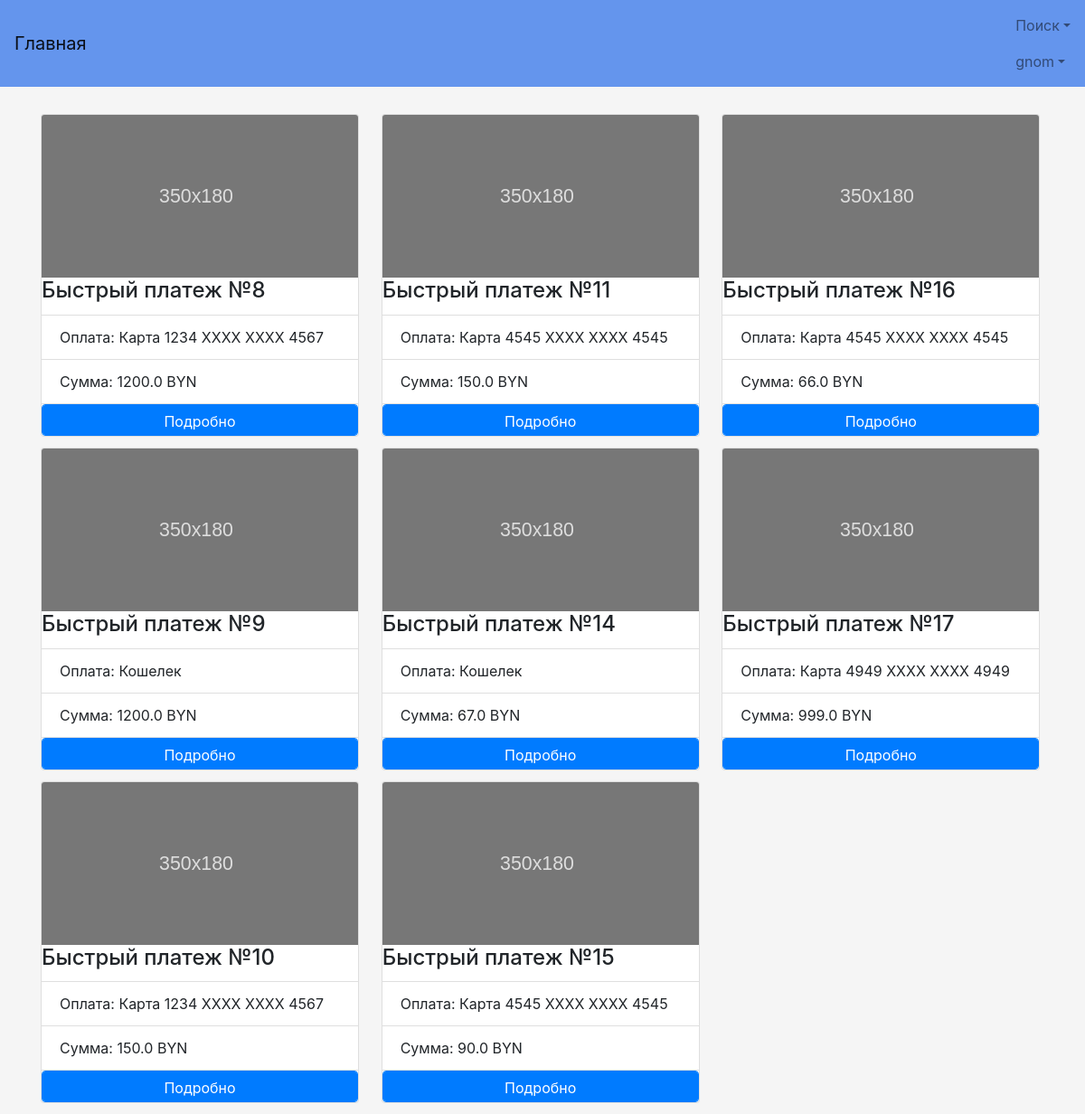
Screenshot of /profile/quickpayment (signed in) with the database file from the repository.
### TOFI/models.py (models this page shows, shortened)
class MyUser(AbstractBaseUser):
    username = models.CharField(verbose_name='Логин', max_length=50, unique=True)
    password = models.CharField(verbose_name='Пароль', max_length=50)
    name = models.CharField(verbose_name='Имя', max_length=50)
    surname = models.CharField(verbose_name='Фамилия', max_length=50)
    last_name = models.CharField(verbose_name='Отчество', max_length=50)
    age = models.IntegerField(verbose_name='Возраст')
    passport_id = models.CharField(verbose_name='Номер паспорта', max_length=50)
    phone = models.CharField(verbose_name='Телефон', max_length=50)
    address = models.CharField(verbose_name='Адрес', max_length=50)
    email = models.CharField(verbose_name='Электронная почта', max_length=50, unique=True)
    taxpayer_account_number = models.IntegerField(verbose_name='УНН', null=True)
    license_field = models.CharField(verbose_name='Лицензия', max_length=50, null=True)
    ie = models.BooleanField(verbose_name='ИП', default=False)
    balance = models.FloatField(verbose_name='', default=0)
    user_card_id = models.ManyToManyField(UserCard, default=None)
    objects = MyUserManager()
    USERNAME_FIELD = 'username'
    REQUIRED_FIELDS = ['name', 'surname', 'last_name', 'age', 'passport_id', 'phone', 'address', 'email', 'ie']
    is_active = models.BooleanField(default=True)
    reason_block = models.CharField(max_length=100, null=True)
    is_admin = models.BooleanField(default=False)
    is_moder = models.BooleanField(default=False)
    wrong_password_number = models.IntegerField(default=0)

class QuickPayment(models.Model):
    username = models.ForeignKey(MyUser)
    rent = models.ForeignKey(DoneRent)
    user_payment = models.CharField(max_length=50, default=None)
    amount = models.FloatField(default=None)

### user_profile/views.py (the view)
# urls.py: url(r'quickpayment', views.quick_payment, name='QuickPayment'),
def quick_payment(request):
    if request.method == 'GET':
        list_payments = list()
        payments = models.QuickPayment.objects.filter(username=request.user)
        for i in payments:
            try:
                list_payments.append(i)
            except:
                continue
        context = {'payments': list_payments}
        try:
            if request.GET['type'] == 'addautopayment':
                context.update({'addautopayment': True})
            else:
                context.update({'addautopayment': False})
        except:
            context.update({'addautopayment': False})
        return render(request, 'Profile/QuickPayment.html', context)

### TOFI/templatetags/filter_extra.py (called while the page is built)
def card_num_beautify(arg):
    if type(arg) == str and not arg == 'Кошелек':
        return 'Карта ' + arg[:4] + ' XXXX XXXX ' + arg[-4:]
    else:
        return arg

### TOFI/templates/Profile/QuickPayment.html (shortened to what this page needs)
{% extends "base.html" %}
{% block content %}
    {% load filter_extra %}
    {% if payments %}
        <div class="card-columns">
            {% for i in payments %}
                <div class="card " style="max-width: 22rem;">
                    <img class="card-img-top" src="/static/img/placeholder.svg" alt="Card image cap">
                    <div class="card-block">
                        <h4 class="card-title">Быстрый платеж №{{ i.id }}</h4>
                    </div>
                    <ul class="list-group list-group-flush">
                        <li class="list-group-item">Оплата: {{ i.user_payment|card_num_beautify }}</li>
                        <li class="list-group-item">Сумма: {{ i.amount }} BYN</li>
                    </ul>
                    <div class="card-block">
                        {% if addautopayment %}
                            <button onclick="func({{ i.id }})" class="btn btn-primary btn-block">Выбрать</button>
                        {% else %}
                            <form action="payment_info/{{ i.id }}">
                                <input type="submit" class="btn btn-primary btn-block" value="Подробно">
                            </form>
                        {% endif %}
                    </div>
                    </div>
                {% endfor %}
        </div>
    {% else %}
        <div class="center">Быстрых платежей нет</div>
    {% endif %}
{% endblock %}

### TOFI/templates/base.html (shortened to what this page needs)
{% load staticfiles %}
<!DOCTYPE html>
<html lang="ru">
  <head>
      <link href="https://cdnjs.cloudflare.com/ajax/libs/twitter-bootstrap/4.0.0-alpha.5/css/bootstrap.min.css"
            rel="stylesheet">
      <link href="{% static 'style.css' %}" rel="stylesheet">
      <link href="http://ajax.googleapis.com/ajax/libs/jqueryui/1.8/themes/base/jquery-ui.css" rel="stylesheet"
            type="text/css"/>
      <link href="https://cdnjs.cloudflare.com/ajax/libs/bootstrap-datepicker/1.6.4/css/bootstrap-datepicker.min.css"
            rel="stylesheet" type="text/css">
      <link href="https://cdnjs.cloudflare.com/ajax/libs/bootstrap-datetimepicker/4.17.43/css/bootstrap-datetimepicker.min.css"
            rel="stylesheet" type="text/css">
  </head>
  <body>
  <nav class="navbar navbar-light">
      <a class="navbar-brand" href="{% url 'Main' %}">Главная</a>
      <ul class="nav navbar-nav">
          {% if request.user.is_anonymous %}
              <li class="nav-item active">
                  <a class="nav-link" href="{% url 'Registration' %}">Регистрация<span class="sr-only">(current)</span></a>
              </li>
              <li class="nav-item active">
                  <a class="nav-link" href="{% url 'Login' %}">Вход<span class="sr-only">(current)</span></a>
              </li>
            {% else %}
              <li class="nav-item dropdown">
                  <a class="nav-link dropdown-toggle" href="#" id="supportedContentDropdown" data-toggle="dropdown"
                     aria-haspopup="true" aria-expanded="false">Поиск</a>
              </li>
              <li class="nav-item dropdown">
                  <a class="nav-link dropdown-toggle" href="#" id="supportedContentDropdown" data-toggle="dropdown"
                     aria-haspopup="true" aria-expanded="false">{{ request.user.username }}</a>
              </li>
          {% endif %}
      </ul>
  </nav>
  <div class="main-body">
      <div class="container">
        {% block content %}
        {% endblock %}
    </div>
  </div>
  </body>
</html>

### TOFI/static/style.css (style rules this page uses)
.height70 { height: 35px; }
a { color: darkslateblue; }
body { margin: auto; padding-bottom: 0; height: auto; background-color: whitesmoke; link: dodgerblue; }
.main-body { padding-top: 10px; padding-bottom: auto; margin-top: 20px; }
.navbar-light { background-color: cornflowerblue; }

### rows the page displays
MyUser: user.username "gnom"
QuickPayment: id "8", user_payment|card_num_beautify "Карта 1234 XXXX XXXX 4567", amount "1200.0"
QuickPayment: id "9", user_payment|card_num_beautify "Кошелек", amount "1200.0"
QuickPayment: id "10", user_payment|card_num_beautify "Карта 1234 XXXX XXXX 4567", amount "150.0"
QuickPayment: id "11", user_payment|card_num_beautify "Карта 4545 XXXX XXXX 4545", amount "150.0"
QuickPayment: id "14", user_payment|card_num_beautify "Кошелек", amount "67.0"
QuickPayment: id "15", user_payment|card_num_beautify "Карта 4545 XXXX XXXX 4545", amount "90.0"
QuickPayment: id "16", user_payment|card_num_beautify "Карта 4545 XXXX XXXX 4545", amount "66.0"
QuickPayment: id "17", user_payment|card_num_beautify "Карта 4949 XXXX XXXX 4949", amount "999.0"
